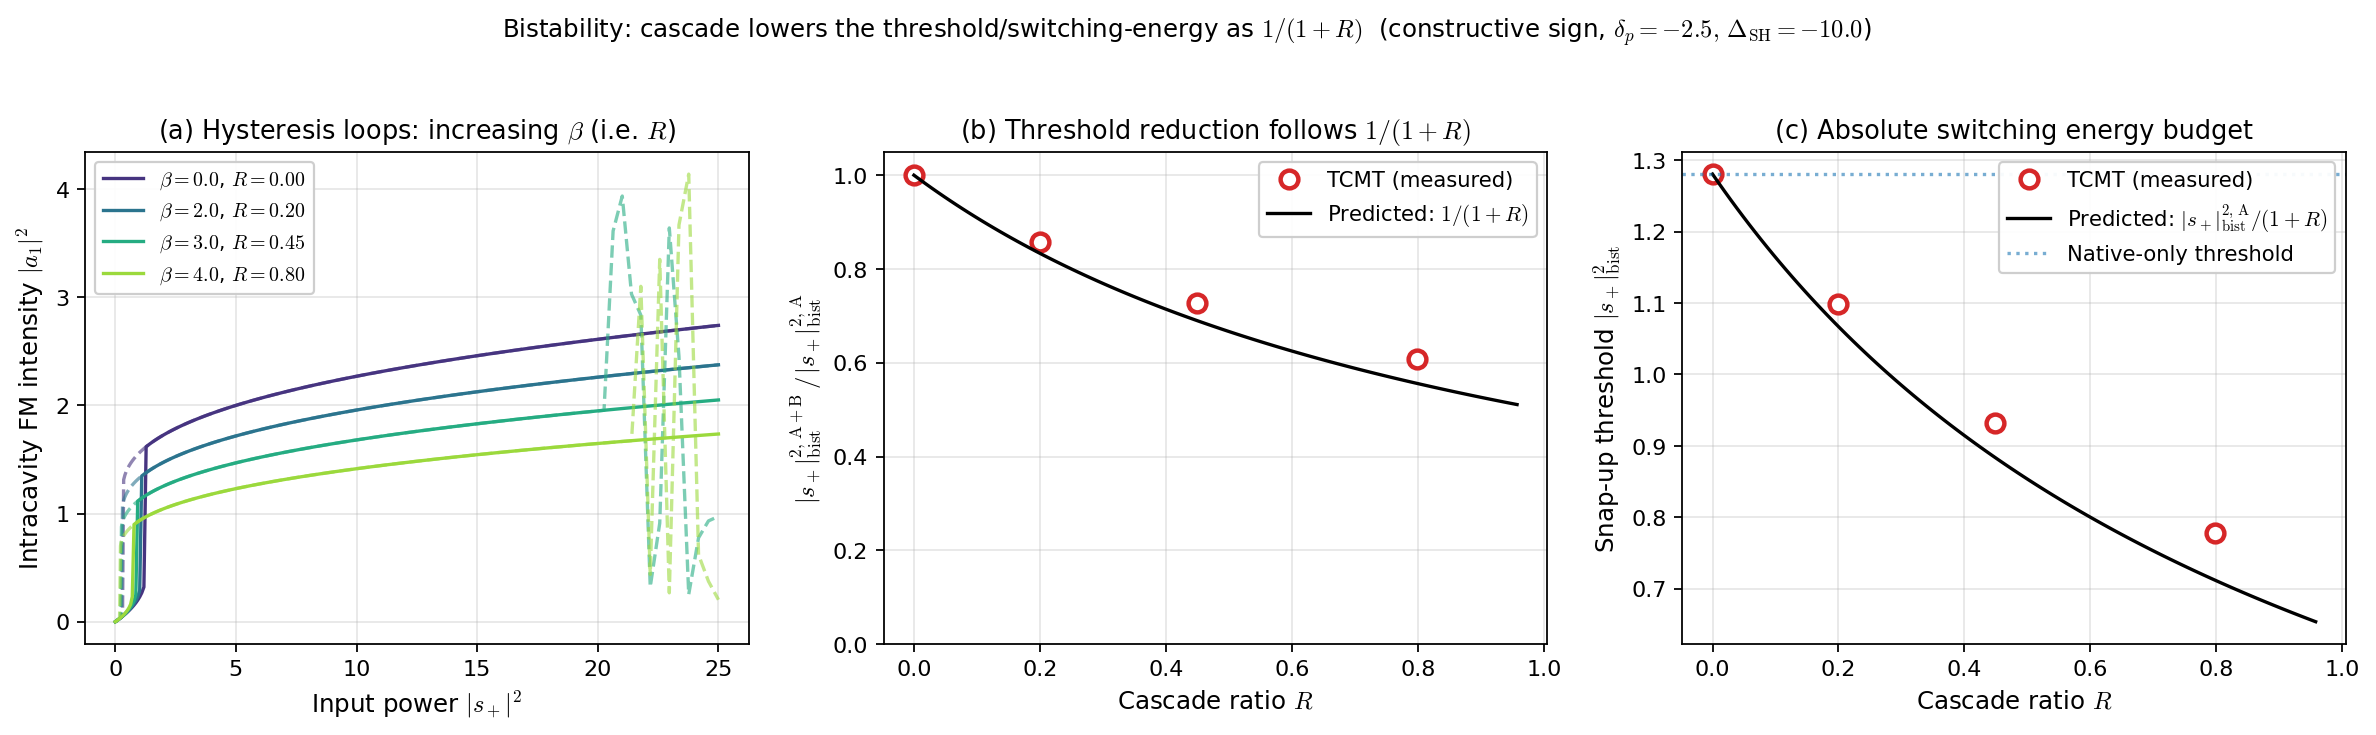

The Python source for this figure:
"""
Group 2, Figure B2: Bistability threshold comparison
=====================================================

Demonstrates that the cascaded contribution alpha_3_casc lowers the
bistability threshold proportionally to (1+R)^-1.

Strategy: hold alpha_3_native fixed (smaller than the value required to
trigger bistability alone), then add cascade with increasing |beta|.
The combined alpha_3_eff = alpha_3_native + alpha_3_casc crosses the
bistability cusp at finite R, and from there the threshold drops as
1/(1+R).

Three panels:
  (a) hysteresis loops for several R values
  (b) snap-up threshold vs R, with 1/(1+R) prediction
  (c) intracavity SH energy at snap-up
"""

import numpy as np
import matplotlib.pyplot as plt
from core import steady_state_cw, alpha3_casc_full, adjacent_save


def sweep_input(beta, gamma1, gamma2, dw_FM, dw_SH, alpha3_native,
                s_arr, direction='up'):
    n = len(s_arr)
    a1sq = np.zeros(n)
    a2sq = np.zeros(n)
    state = [0., 0., 0., 0.]
    seq = range(n) if direction == 'up' else range(n - 1, -1, -1)
    for k in seq:
        a1, a2, state = steady_state_cw(
            beta, gamma1, gamma2, dw_FM, dw_SH, alpha3_native, s_arr[k],
            t_settle=60.0 / min(gamma1, gamma2), y0=state)
        a1sq[k] = abs(a1)**2
        a2sq[k] = abs(a2)**2
    return a1sq, a2sq


def find_snap_threshold(s_arr, a1sq_up):
    """Largest jump in up-sweep."""
    di = np.diff(a1sq_up)
    idx = int(np.argmax(di))
    return s_arr[idx + 1]**2, idx


def figure_bistability_comparison(savepath=None):
    gamma1 = 1.0
    gamma2 = 1.0
    # alpha_3 > 0 (typical native dielectric Kerr): need delta_p < 0 (red-detuned pump)
    dw_FM = -2.5
    # For constructive cascade with alpha_3_casc > 0: need Delta_SH < 0
    # Make |Delta_SH| LARGE to keep |beta a_1|/|Delta_SH| << 1 (no parametric oscillation)
    dw_SH = -10.0   # deeper adiabatic
    # alpha_3 large enough that A *alone* is bistable
    alpha3_native = 2.0
    # Cascade beta: pick values keeping |alpha_3_casc| moderate
    beta_values = [0.0, 2.0, 3.0, 4.0]
    R_values = [abs(alpha3_casc_full(b, gamma2, dw_SH)) / alpha3_native
                for b in beta_values]

    s_max = 5.0
    n_pts = 120
    s_arr = np.linspace(0.05, s_max, n_pts)

    colors = plt.cm.viridis(np.linspace(0.15, 0.85, len(beta_values)))

    fig, axes = plt.subplots(1, 3, figsize=(15, 4.5))

    # Panel (a): hysteresis loops
    ax = axes[0]
    thresholds = []
    for i, (beta, R, c) in enumerate(zip(beta_values, R_values, colors)):
        up, _ = sweep_input(beta, gamma1, gamma2, dw_FM, dw_SH,
                            alpha3_native, s_arr, 'up')
        dn, _ = sweep_input(beta, gamma1, gamma2, dw_FM, dw_SH,
                            alpha3_native, s_arr, 'down')
        ax.plot(s_arr**2, up, '-', color=c, lw=1.5,
                label=fr'$\beta={beta:.1f}$, $R={R:.2f}$')
        ax.plot(s_arr**2, dn, '--', color=c, lw=1.5, alpha=0.6)
        sthr, _ = find_snap_threshold(s_arr, up)
        thresholds.append(sthr)
    ax.set_xlabel(r'Input power $|s_+|^2$')
    ax.set_ylabel(r'Intracavity FM intensity $|a_1|^2$')
    ax.set_title(r'(a) Hysteresis loops: increasing $\beta$ (i.e. $R$)')
    ax.legend(loc='upper left', fontsize=9, framealpha=0.95)
    ax.grid(True, alpha=0.3)

    # Panel (b): threshold vs R, prediction 1/(1+R) relative to R=0
    ax = axes[1]
    sthr_native = thresholds[0]
    ratios_measured = np.array(thresholds) / sthr_native
    R_fine = np.linspace(0, max(R_values) * 1.2, 100)
    ratios_predicted = 1.0 / (1.0 + R_fine)
    ax.plot(R_values, ratios_measured, 'o', color='C3', ms=8, mfc='white', mew=2,
            label='TCMT (measured)')
    ax.plot(R_fine, ratios_predicted, '-', color='k', lw=1.5,
            label=r'Predicted: $1/(1+R)$')
    ax.set_xlabel(r'Cascade ratio $R$')
    ax.set_ylabel(r'$|s_+|^{2,\,{\rm A+B}}_{\rm bist}\,/\,|s_+|^{2,\,{\rm A}}_{\rm bist}$')
    ax.set_title(r'(b) Threshold reduction follows $1/(1+R)$')
    ax.legend(loc='upper right', framealpha=0.95)
    ax.grid(True, alpha=0.3)
    ax.set_ylim(0, 1.05)

    # Panel (c): absolute threshold vs R, with predicted curve
    ax = axes[2]
    threshold_predicted = sthr_native / (1.0 + R_fine)
    ax.plot(R_values, thresholds, 'o', color='C3', ms=8, mfc='white', mew=2,
            label='TCMT (measured)')
    ax.plot(R_fine, threshold_predicted, '-', color='k', lw=1.5,
            label=r'Predicted: $|s_+|^{2,\,{\rm A}}_{\rm bist}/(1+R)$')
    ax.axhline(sthr_native, color='C0', ls=':', alpha=0.6,
               label=r'Native-only threshold')
    ax.set_xlabel(r'Cascade ratio $R$')
    ax.set_ylabel(r'Snap-up threshold $|s_+|^2_{\rm bist}$')
    ax.set_title(r'(c) Absolute switching energy budget')
    ax.legend(loc='upper right', framealpha=0.95)
    ax.grid(True, alpha=0.3)

    fig.suptitle(r'Bistability: cascade lowers the threshold/switching-energy as $1/(1+R)$  '
                 fr'(constructive sign, $\delta_p={dw_FM},\,\Delta_{{\rm SH}}={dw_SH}$)',
                 fontsize=11, y=1.02)
    fig.tight_layout()
    if savepath:
        adjacent_save(fig, savepath)
    return fig


if __name__ == '__main__':
    figure_bistability_comparison(savepath='G2_B2_bistability_comparison.png')
